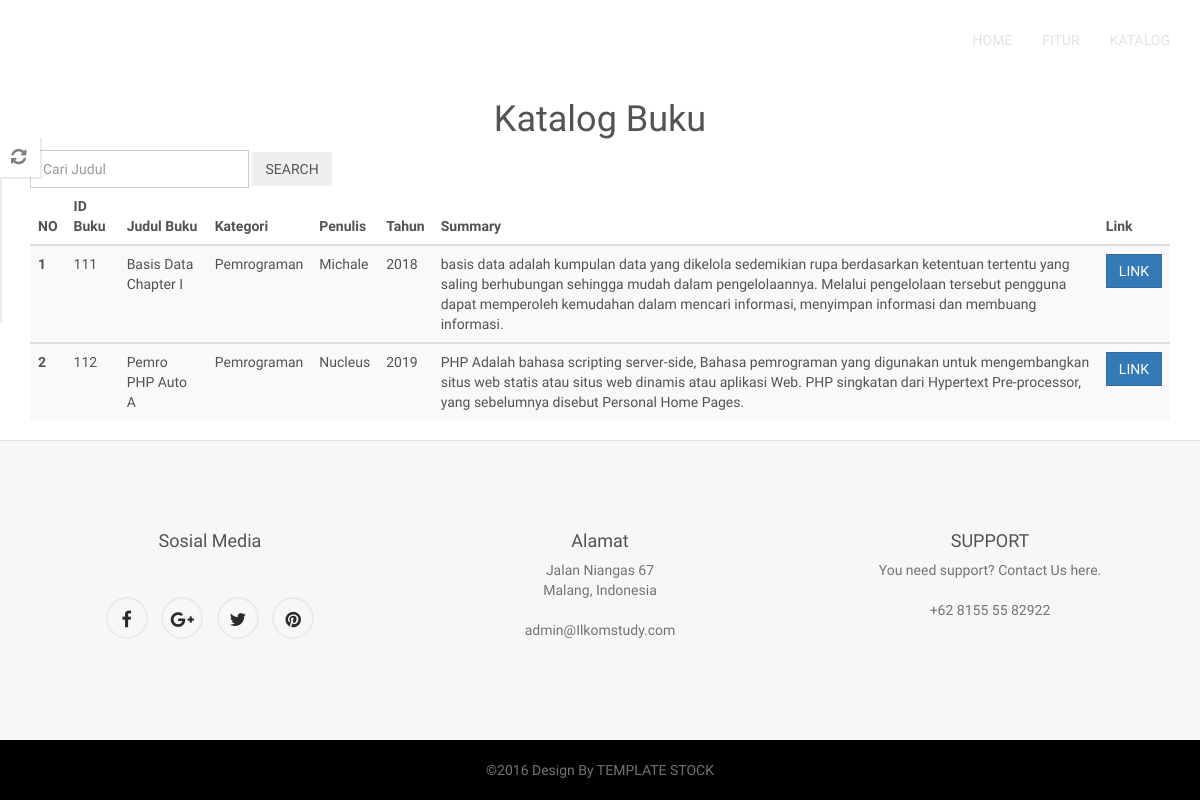
The page /public/katalog on the database its author committed.
### tables this page shows
CREATE TABLE `book` (
  `bukuID` int(5) NOT NULL,
  `judul` varchar(35) NOT NULL,
  `penulis` varchar(35) NOT NULL,
  `kategori` varchar(15) NOT NULL,
  `tahun` year(4) NOT NULL,
  `summary` text DEFAULT NULL,
  `link` varchar(200) DEFAULT NULL
);

### app/core/Controller.php (called while the page is built, shortened)
<?php
class Controller{
    public function view($view, $data = [])
    {
        require_once '../app/views/' . $view . '.php';
    }
    public function model($model)
    {
        return new $model;
    }
}

### app/controllers/Katalog.php (called while the page is built)
<?php
class Katalog extends Controller {
    public function index()
    {
        $data['kat'] = $this->model('Katalog_model')->getAllKatalog();
        $this->view('templates/header');
        $this->view('katalog/index',$data);
        $this->view('templates/footer');
    }
}

### app/core/App.php (called while the page is built, shortened)
<?php
class App{
    protected $method = 'index';
    protected $params = [];
    public function __construct()
    {
        $this->controller = new $this->controller;
        call_user_func_array([$this->controller, $this->method], $this->params);
    }
}

### public/index.php (called while the page is built, shortened)
<?php
$app = new App;

### app/core/Database.php (called while the page is built, shortened)
<?php
class Database {
    private $host = DB_HOST;
    private $user = DB_USER;
    private $pass = DB_PASS;
    private $db_name = DB_NAME;
    private $dbh;
    private $stmt;
    public function __construct()
    {
        $dsn = 'mysql:host=' . $this->host . ';dbname=' . $this->db_name;
        $option = [
            PDO::ATTR_PERSISTENT => true,
            PDO::ATTR_ERRMODE => PDO::ERRMODE_EXCEPTION
        ];
        try {
            $this->dbh = new PDO($dsn, $this->user,$this->pass,$option);
        } catch(PDOException$e){
            die($e->getMessage());
        }
    }
    public function query($query){
        $this->stmt = $this->dbh->prepare($query);
    }
    public function execute()
    {
        $this->stmt->execute();
    }
    public function resultSet()
    {
        $this->execute();
        return $this->stmt->fetchAll(PDO::FETCH_ASSOC);
    }
}

### app/models/Katalog_model.php (called while the page is built, shortened)
<?php
class Katalog_model {
    private $table = 'book';
    private $db;
    public function __construct()
    {
        $this->db = new Database;
    }
    public function getAllKatalog(){
        $this->db->query('SELECT * FROM ' . $this->table);
        return $this->db->resultSet();
    }
}

### app/views/katalog/index.php (the view, shortened to what this page needs)
<body data-spy="scroll" data-offset="80">
  <nav class="navbar navbar-default navbar-fixed-top navbar-custom">
    <div class="container">
      <div class="navbar-header">
        <a class="navbar-brand" href="http://localhost/ilkomstudy/public/home">Ilkomstudy</a>
      </div>
      <div class="collapse navbar-collapse" id="bs-example-navbar-collapse-1">
        <ul class="nav navbar-nav navbar-right">
          <li><a href="http://localhost/ilkomstudy/public/home">Home</a></li>
          <li><a href="#services">Fitur</a></li>
          <li><a href="#">Katalog</a></li>
        </ul>
      </div>
    </div>
  </nav>
<br><br><br><br>
<div class="container">
    <h1 class="text-center">Katalog Buku</h1>
    <form class="form-inline my-2 my-lg-0" action="https://localhost/ilkomstudy/public/cari" method="POST">
      <input class="form-control mr-sm-2 " placeholder="Cari Judul" type="text" name="judul">
      <button class="btn btn-outline-success my-2 my-sm-0" type="submit">Search</button>
      </form>
    <table class="table table-striped">
        <thead class="thead-dark">
          <tr>
            <th scope="col">NO</th>
            <th scope="col">ID Buku</th>
            <th scope="col">Judul Buku</th>
            <th scope="col">Kategori</th>
            <th scope="col">Penulis</th>
            <th scope="col">Tahun</th>
            <th scope="col">Summary</th>
            <th scope="col">Link</th>
          </tr>
        </thead>
        <tbody>
        <?php $i=1;?>
        <?php foreach($data['kat'] as $kat) :?>
          <tr>
            <th scope="row"><?php echo $i?></th>
            <td><?= $kat['bukuID'];?></td>
            <td><?= $kat['judul'];?></td>
            <td><?= $kat['kategori'];?></td>
            <td><?= $kat['penulis'];?></td>
            <td><?= $kat['tahun'];?></td>
            <td><?= $kat['summary'];?></td>
            <td><a class="btn btn-primary" href="<?= $kat['link'];?>" role="button">Link</a></td>
            <?php $i++?>
          </tr>
        </tbody>
        <?php endforeach;?>
      </table>
</div>
</body>

### app/views/templates/header.php (shortened to what this page needs)
<!DOCTYPE html>
<html lang="en">
<head>
  <link rel="stylesheet" href="css/bootstrap.min.css"/>
  <link rel="stylesheet" href="css/styles.css"/>
  <link rel="stylesheet" href="css/font-awesome.min.css"/>
  <link href="css/component.css" rel="stylesheet">
  <link href="css/owl.carousel.css" rel="stylesheet" type="text/css" media="screen">
  <link href="css/owl.theme.css" rel="stylesheet" type="text/css" media="screen">
  <link rel="stylesheet" href="css/style.css"/>
  <link rel="stylesheet" type="text/css" href="css/green.css" media="screen" id="color-opt" />
</head>

### app/views/templates/footer.php (shortened to what this page needs)
<footer id="footer">
      <div class="footer-widgets-wrap">
        <div class="container text-center">
          <div class="row">
            <div class="col-sm-4 col-md-4">
              <div class="footer-content">
                <h4>Sosial Media</h4>
                <div class="footer-socials">
                  <a href="#"><i class="fa fa-facebook"></i></a>
                  <a href="#"><i class="fa fa-google-plus"></i></a>
                  <a href="#"><i class="fa fa-twitter"></i></a>
                  <a href="#"><i class="fa fa-pinterest"></i></a>
                </div>
              </div>
            </div>
            <div class="col-sm-4 col-md-4">
              <div class="footer-content">
                <h4>Alamat</h4>
                <p>Jalan Niangas 67<br>
                Malang, Indonesia</p>
                <p>admin@Ilkomstudy.com</p>
              </div>
            </div>
            <div class="col-sm-4 col-md-4">
              <div class="footer-content">
                <h4>SUPPORT</h4>
                <p>You need support? Contact Us here.</p>
                <p>+62 8155 55 82922 </p>
              </div>
            </div>
          </div>
        </div>
      </div>
      <div class="footer-bottom text-center">
        <p>©2016 Design By <a href="http://templatestock.co">TEMPLATE STOCK</a></p>
      </div>
    </footer>
    <div id="style-switcher" style="left: 0px;">
        <div class="bottom">
            <a href="#" class="settings"><i class="fa fa-refresh fa-spin"></i></a>
        </div>
    </div>
  </body>
</html>

### public/css/component.css (style rules this page uses)
.container { min-height: 100%; }

### public/css/style.css (style rules this page uses)
html,body { height: 100%; }
body { font-family: 'Signika Negative', sans-serif; font-weight: 400; color: #535353; }
*,*:before,*:after { -webkit-box-sizing: border-box; -moz-box-sizing: border-box; box-sizing: border-box; }
a { color: inherit; }
p { color: #737373; }
h1,h2,h3,h4,h5,h6,p { font-family: 'Signika Negative', sans-serif; }
.btn { font-size: 14px; font-family: 'Signika Negative', sans-serif; text-transform: uppercase; border-radius: 0; }
.form-control { box-shadow: none; -webkit-box-shadow: none; border-radius: 0px; height: 38px; }
.navbar-custom { background: transparent; margin-bottom: 0px; z-index: 1000; border: none; color: #333; position: fixed; transition: background-color 1s ease-in-out, border 1s ease-in-out; -moz-transition: background-color 1s ease-in-out, border 1s ease-in-out; -webkit-transition: background-color 1s ease-in-out, border 1s ease-in-out; -o-transition: background-color 1s ease-in-out, border 1s ease-in-out; }
.navbar-custom .navbar-brand,.navbar-custom .navbar-brand:hover { color: #ffffff; padding: 30px 15px; font-size: 22px; font-weight: 700; font-family: 'Kameron', serif; }
.navbar-custom .nav { padding: 15px 0px; }
.navbar-custom .navbar-nav>li>a { color: #e3e3e3; font-size: 14px; text-transform: uppercase; }
footer p { margin-bottom: 20px; }
#footer { padding: 40px 0px 0px 0px; background-color: #f7f7f7; border-top: 1px solid #e4e4e4; }
.footer-content { padding: 40px 0px 80px; }
.footer-bottom { background-color: #000; color: #a1a1a1; padding: 20px 0px 1px; }
.footer-socials { position: relative; margin: 47px 0px 20px 0px; text-align: center; }
.footer-socials a { display: inline-block; }
.footer-socials i { width: 42px; height: 42px; line-height: 42px; background: transparent; border: 2px solid #E7EBEF; margin: 0px auto; position: relative; display: inline-block; margin: 0px 5px; border-radius: 50%; text-align: center; font-size: 18px; color: #282A2E; }
#style-switcher { background: none repeat scroll 0 0 #FFFFFF; box-shadow: 2px 2px 0 0 rgba(0, 0, 0, 0.08); left: -189px; position: fixed; top: 17%; width: 189px; z-index: 9999; padding: 10px 5px; }
#style-switcher div { padding: 5px 10px; }
#style-switcher .bottom { background: none repeat scroll 0 0 #FFFFFF; color: #252525; padding: 0; }
#style-switcher .bottom a.settings { background: none repeat scroll 0 0 #FFFFFF; box-shadow: 2px 2px 0 0 rgba(0, 0, 0, 0.08); display: block; height: 41px; position: absolute; right: -40px; top: 0; width: 40px; padding: 3px; }
#style-switcher .bottom a { text-decoration: none; }
#style-switcher .bottom a.settings i { margin-left: 8px; color: gray; font-size: 18px; position: absolute; margin-top: 9px; }

### rows shown on the page
book: bukuID "111", judul "Basis Data Chapter I", kategori "Pemrograman", penulis "Michale", tahun "2018", summary "basis data adalah kumpulan data yang dikelola sedemikian rupa berdasarkan ketentuan tertentu yang saling berhubungan sehingga mudah dalam pengelolaannya. Melalui pengelolaan tersebut pengguna dapat memperoleh kemudahan dalam mencari informasi, menyimpan informasi dan membuang informasi."
book: bukuID "112", judul "Pemro PHP Auto A", kategori "Pemrograman", penulis "Nucleus", tahun "2019", summary "PHP Adalah bahasa scripting server-side, Bahasa pemrograman yang digunakan untuk mengembangkan situs web statis atau situs web dinamis atau aplikasi Web. PHP singkatan dari Hypertext Pre-processor, yang sebelumnya disebut Personal Home Pages."
